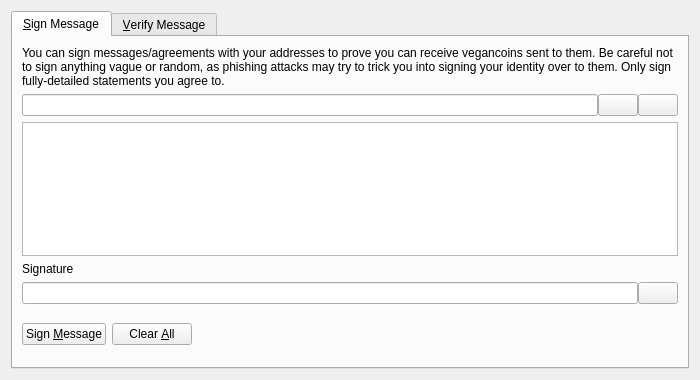
<?xml version="1.0" encoding="UTF-8"?>
<ui version="4.0">
 <class>SignVerifyMessageDialog</class>
 <widget class="QDialog" name="SignVerifyMessageDialog">
  <property name="geometry">
   <rect>
    <x>0</x>
    <y>0</y>
    <width>700</width>
    <height>380</height>
   </rect>
  </property>
  <property name="windowTitle">
   <string>Signatures - Sign / Verify a Message</string>
  </property>
  <property name="modal">
   <bool>true</bool>
  </property>
  <layout class="QVBoxLayout" name="verticalLayout">
   <item>
    <widget class="QTabWidget" name="tabWidget">
     <property name="currentIndex">
      <number>0</number>
     </property>
     <widget class="QWidget" name="tabSignMessage">
      <attribute name="title">
       <string>&amp;Sign Message</string>
      </attribute>
      <layout class="QVBoxLayout" name="verticalLayout_SM">
       <item>
        <widget class="QLabel" name="infoLabel_SM">
         <property name="text">
          <string>You can sign messages/agreements with your addresses to prove you can receive vegancoins sent to them. Be careful not to sign anything vague or random, as phishing attacks may try to trick you into signing your identity over to them. Only sign fully-detailed statements you agree to.</string>
         </property>
         <property name="textFormat">
          <enum>Qt::PlainText</enum>
         </property>
         <property name="wordWrap">
          <bool>true</bool>
         </property>
        </widget>
       </item>
       <item>
        <layout class="QHBoxLayout" name="horizontalLayout_1_SM">
         <property name="spacing">
          <number>0</number>
         </property>
         <item>
          <widget class="QValidatedLineEdit" name="addressIn_SM">
           <property name="toolTip">
            <string>The vegancoin address to sign the message with</string>
           </property>
          </widget>
         </item>
         <item>
          <widget class="QPushButton" name="addressBookButton_SM">
           <property name="toolTip">
            <string>Choose previously used address</string>
           </property>
           <property name="text">
            <string/>
           </property>
           <property name="icon">
            <iconset resource="../bitcoin.qrc">
             <normaloff>:/icons/address-book</normaloff>:/icons/address-book</iconset>
           </property>
           <property name="shortcut">
            <string>Alt+A</string>
           </property>
           <property name="autoDefault">
            <bool>false</bool>
           </property>
          </widget>
         </item>
         <item>
          <widget class="QPushButton" name="pasteButton_SM">
           <property name="toolTip">
            <string>Paste address from clipboard</string>
           </property>
           <property name="text">
            <string/>
           </property>
           <property name="icon">
            <iconset resource="../bitcoin.qrc">
             <normaloff>:/icons/editpaste</normaloff>:/icons/editpaste</iconset>
           </property>
           <property name="shortcut">
            <string>Alt+P</string>
           </property>
           <property name="autoDefault">
            <bool>false</bool>
           </property>
          </widget>
         </item>
        </layout>
       </item>
       <item>
        <widget class="QPlainTextEdit" name="messageIn_SM">
         <property name="toolTip">
          <string>Enter the message you want to sign here</string>
         </property>
        </widget>
       </item>
       <item>
        <widget class="QLabel" name="signatureLabel_SM">
         <property name="text">
          <string>Signature</string>
         </property>
         <property name="textFormat">
          <enum>Qt::PlainText</enum>
         </property>
        </widget>
       </item>
       <item>
        <layout class="QHBoxLayout" name="horizontalLayout_2_SM">
         <property name="spacing">
          <number>0</number>
         </property>
         <item>
          <widget class="QLineEdit" name="signatureOut_SM">
           <property name="font">
            <font>
             <italic>true</italic>
            </font>
           </property>
           <property name="readOnly">
            <bool>true</bool>
           </property>
          </widget>
         </item>
         <item>
          <widget class="QPushButton" name="copySignatureButton_SM">
           <property name="toolTip">
            <string>Copy the current signature to the system clipboard</string>
           </property>
           <property name="text">
            <string/>
           </property>
           <property name="icon">
            <iconset resource="../bitcoin.qrc">
             <normaloff>:/icons/editcopy</normaloff>:/icons/editcopy</iconset>
           </property>
           <property name="autoDefault">
            <bool>false</bool>
           </property>
          </widget>
         </item>
        </layout>
       </item>
       <item>
        <layout class="QHBoxLayout" name="horizontalLayout_3_SM">
         <item>
          <widget class="QPushButton" name="signMessageButton_SM">
           <property name="toolTip">
            <string>Sign the message to prove you own this vegancoin address</string>
           </property>
           <property name="text">
            <string>Sign &amp;Message</string>
           </property>
           <property name="icon">
            <iconset resource="../bitcoin.qrc">
             <normaloff>:/icons/edit</normaloff>:/icons/edit</iconset>
           </property>
           <property name="autoDefault">
            <bool>false</bool>
           </property>
          </widget>
         </item>
         <item>
          <widget class="QPushButton" name="clearButton_SM">
           <property name="toolTip">
            <string>Reset all sign message fields</string>
           </property>
           <property name="text">
            <string>Clear &amp;All</string>
           </property>
           <property name="icon">
            <iconset resource="../bitcoin.qrc">
             <normaloff>:/icons/remove</normaloff>:/icons/remove</iconset>
           </property>
           <property name="autoDefault">
            <bool>false</bool>
           </property>
          </widget>
         </item>
         <item>
          <spacer name="horizontalSpacer_1_SM">
           <property name="orientation">
            <enum>Qt::Horizontal</enum>
           </property>
           <property name="sizeHint" stdset="0">
            <size>
             <width>40</width>
             <height>48</height>
            </size>
           </property>
          </spacer>
         </item>
         <item>
          <widget class="QLabel" name="statusLabel_SM">
           <property name="font">
            <font>
             <weight>75</weight>
             <bold>true</bold>
            </font>
           </property>
           <property name="text">
            <string/>
           </property>
           <property name="wordWrap">
            <bool>true</bool>
           </property>
          </widget>
         </item>
         <item>
          <spacer name="horizontalSpacer_2_SM">
           <property name="orientation">
            <enum>Qt::Horizontal</enum>
           </property>
           <property name="sizeHint" stdset="0">
            <size>
             <width>40</width>
             <height>48</height>
            </size>
           </property>
          </spacer>
         </item>
        </layout>
       </item>
      </layout>
     </widget>
     <widget class="QWidget" name="tabVerifyMessage">
      <attribute name="title">
       <string>&amp;Verify Message</string>
      </attribute>
      <layout class="QVBoxLayout" name="verticalLayout_VM">
       <item>
        <widget class="QLabel" name="infoLabel_VM">
         <property name="text">
          <string>Enter the receiver's address, message (ensure you copy line breaks, spaces, tabs, etc. exactly) and signature below to verify the message. Be careful not to read more into the signature than what is in the signed message itself, to avoid being tricked by a man-in-the-middle attack. Note that this only proves the signing party receives with the address, it cannot prove sendership of any transaction!</string>
         </property>
         <property name="textFormat">
          <enum>Qt::PlainText</enum>
         </property>
         <property name="alignment">
          <set>Qt::AlignLeading|Qt::AlignLeft|Qt::AlignTop</set>
         </property>
         <property name="wordWrap">
          <bool>true</bool>
         </property>
        </widget>
       </item>
       <item>
        <layout class="QHBoxLayout" name="horizontalLayout_1_VM">
         <property name="spacing">
          <number>0</number>
         </property>
         <item>
          <widget class="QValidatedLineEdit" name="addressIn_VM">
           <property name="toolTip">
            <string>The vegancoin address the message was signed with</string>
           </property>
          </widget>
         </item>
         <item>
          <widget class="QPushButton" name="addressBookButton_VM">
           <property name="toolTip">
            <string>Choose previously used address</string>
           </property>
           <property name="text">
            <string/>
           </property>
           <property name="icon">
            <iconset resource="../bitcoin.qrc">
             <normaloff>:/icons/address-book</normaloff>:/icons/address-book</iconset>
           </property>
           <property name="shortcut">
            <string>Alt+A</string>
           </property>
           <property name="autoDefault">
            <bool>false</bool>
           </property>
          </widget>
         </item>
        </layout>
       </item>
       <item>
        <widget class="QPlainTextEdit" name="messageIn_VM"/>
       </item>
       <item>
        <widget class="QValidatedLineEdit" name="signatureIn_VM"/>
       </item>
       <item>
        <layout class="QHBoxLayout" name="horizontalLayout_2_VM">
         <item>
          <widget class="QPushButton" name="verifyMessageButton_VM">
           <property name="toolTip">
            <string>Verify the message to ensure it was signed with the specified vegancoin address</string>
           </property>
           <property name="text">
            <string>Verify &amp;Message</string>
           </property>
           <property name="icon">
            <iconset resource="../bitcoin.qrc">
             <normaloff>:/icons/transaction_0</normaloff>:/icons/transaction_0</iconset>
           </property>
           <property name="autoDefault">
            <bool>false</bool>
           </property>
          </widget>
         </item>
         <item>
          <widget class="QPushButton" name="clearButton_VM">
           <property name="toolTip">
            <string>Reset all verify message fields</string>
           </property>
           <property name="text">
            <string>Clear &amp;All</string>
           </property>
           <property name="icon">
            <iconset resource="../bitcoin.qrc">
             <normaloff>:/icons/remove</normaloff>:/icons/remove</iconset>
           </property>
           <property name="autoDefault">
            <bool>false</bool>
           </property>
          </widget>
         </item>
         <item>
          <spacer name="horizontalSpacer_1_VM">
           <property name="orientation">
            <enum>Qt::Horizontal</enum>
           </property>
           <property name="sizeHint" stdset="0">
            <size>
             <width>40</width>
             <height>48</height>
            </size>
           </property>
          </spacer>
         </item>
         <item>
          <widget class="QLabel" name="statusLabel_VM">
           <property name="font">
            <font>
             <weight>75</weight>
             <bold>true</bold>
            </font>
           </property>
           <property name="text">
            <string/>
           </property>
           <property name="wordWrap">
            <bool>true</bool>
           </property>
          </widget>
         </item>
         <item>
          <spacer name="horizontalSpacer_2_VM">
           <property name="orientation">
            <enum>Qt::Horizontal</enum>
           </property>
           <property name="sizeHint" stdset="0">
            <size>
             <width>40</width>
             <height>48</height>
            </size>
           </property>
          </spacer>
         </item>
        </layout>
       </item>
      </layout>
     </widget>
    </widget>
   </item>
  </layout>
 </widget>
 <customwidgets>
  <customwidget>
   <class>QValidatedLineEdit</class>
   <extends>QLineEdit</extends>
   <header>qt/qvalidatedlineedit.h</header>
  </customwidget>
 </customwidgets>
 <resources>
  <include location="../bitcoin.qrc"/>
 </resources>
 <connections/>
</ui>
